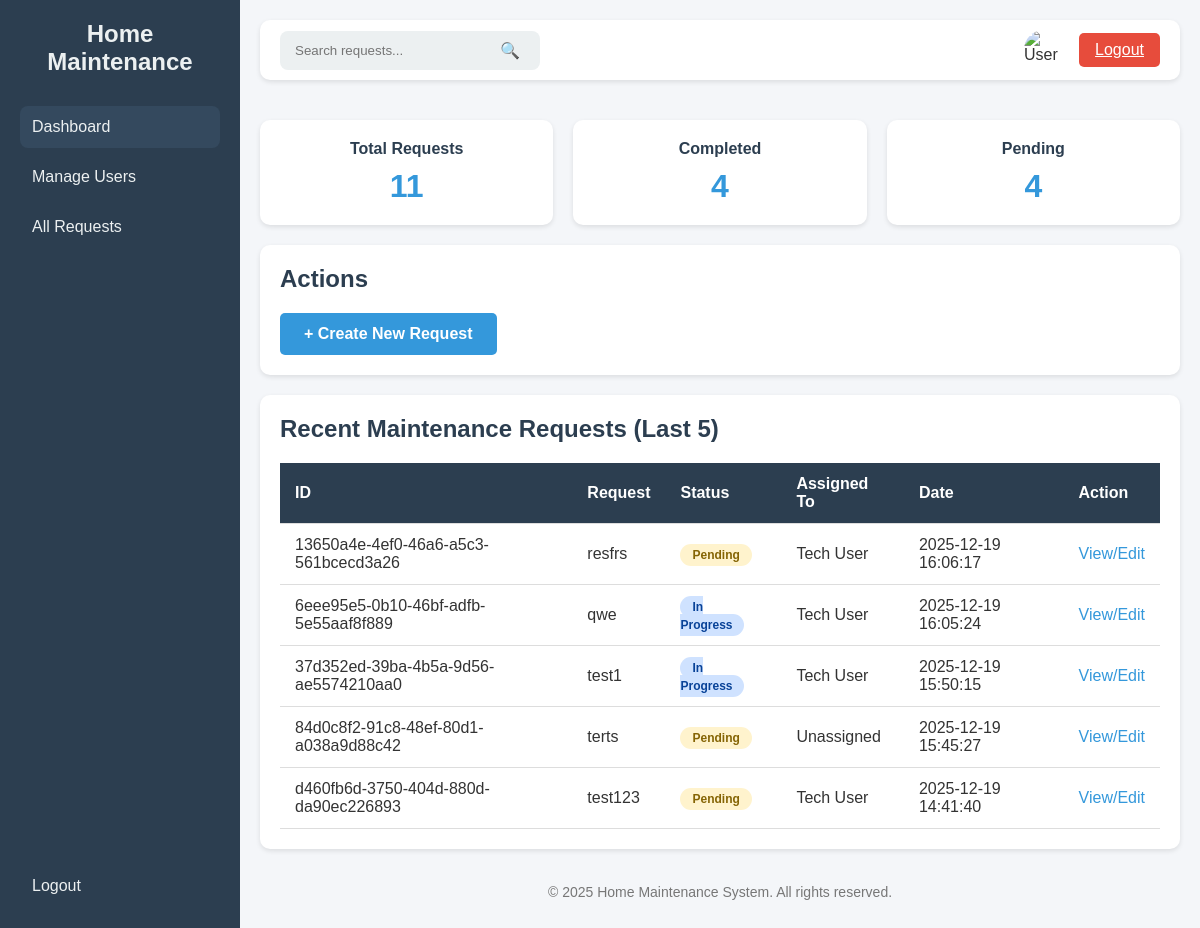
The page /admin/dashboard (signed in) on the database its author committed.
### tables this page shows
CREATE TABLE requests (
        id TEXT PRIMARY KEY,
        title TEXT,
        description TEXT,
        status TEXT,
        assigned_to TEXT,
        date TEXT,
        user_id TEXT,
        FOREIGN KEY(user_id) REFERENCES users(id),
        FOREIGN KEY(assigned_to) REFERENCES users(id)
    );

### app.py (the view, shortened to what this page needs)
@app.route('/admin/dashboard', methods=['GET', 'POST'])
@Role_Authentication(["admin"])
def admin_dashboard():
    conn = get_db_connection()
    search_term = request.args.get('search', '')
    tenants = conn.execute("SELECT id, fname, lname FROM users WHERE role='tenant'").fetchall()
    technicians = conn.execute("SELECT id, fname, lname FROM users WHERE role='technician'").fetchall()
    query = """
        SELECT r.id, r.title, r.status, r.date,
               u.fname AS assigned_fname, u.lname AS assigned_lname
        FROM requests r
        LEFT JOIN users u ON r.assigned_to = u.id
    """
    params = []
    if search_term:
        query += " WHERE r.title LIKE ? OR r.status LIKE ? "
        search_like = f'%{search_term}%'
        params.extend([search_like, search_like])
    query += " ORDER BY r.date DESC LIMIT 5"
    recent = conn.execute(query, params).fetchall()
    total_requests = conn.execute("SELECT COUNT(*) FROM requests").fetchone()[0]
    completed = conn.execute("SELECT COUNT(*) FROM requests WHERE status='Completed'").fetchone()[0]
    pending = conn.execute("SELECT COUNT(*) FROM requests WHERE status='Pending'").fetchone()[0]
    formatted_recent = []
    for req in recent:
        assigned_to_name = f"{req['assigned_fname']} {req['assigned_lname']}" if req['assigned_fname'] else 'Unassigned'
        formatted_recent.append({
            'id': req['id'],
            'title': req['title'],
            'status': req['status'],
            'assigned_to': assigned_to_name,
            'date': req['date']
        })
    conn.close()
    return render_template('admin_dashboard.html',
                           role=session.get('role'),
                           total_requests=total_requests,
                           completed=completed,
                           pending=pending,
                           recent=formatted_recent,
                           tenants=tenants,
                           technicians=technicians,
                           search_term=search_term,
                           active_page='dashboard')

### app.py (called while the page is built)
def get_db_connection():
    conn = sqlite3.connect(DB_NAME)
    conn.row_factory = sqlite3.Row
    return conn

def Role_Authentication(allowed_roles):
    def decorator(f):
        @wraps(f)
        def decorated_function(*args, **Kwargs):
            if 'role' not in session:
                flash('Access denied. Please log in.')
                return redirect(url_for("login"))
            if session['role'] not in allowed_roles:
                flash('Access denied. Insufficient privileges.')
                return redirect(url_for("dashboard"))
            return f(*args, **Kwargs)
        return decorated_function
    return decorator

### templates/admin_dashboard.html (shortened to what this page needs)
<!DOCTYPE html>
<html lang="en">
<head>
</head>
<body>
<div class="sidebar">
    <div>
        <h2>Home Maintenance</h2>
            <a href="{{ url_for('admin_dashboard') }}" class="{% if active_page == 'dashboard' %}active{% endif %}">Dashboard</a>
            <a href="{{ url_for('admin_users') }}" class="{% if active_page == 'users' %}active{% endif %}">Manage Users</a>
            <a href="{{ url_for('admin_all_requests') }}" class="{% if active_page == 'all_requests' %}active{% endif %}">All Requests</a>
    </div>
    <div>
        <a href="{{ url_for('logout') }}">Logout</a>
    </div>
</div>
<div class="main">
    <div class="top-bar">
        <form action="{{ url_for('admin_dashboard') }}" method="GET" class="search-bar">
            <input type="text" name="search" placeholder="Search requests..." value="{{ request.args.get('search','') }}" />
            <button type="submit">🔍</button>
        </form>
        <div class="user-actions">
            <img src="https://cdn-icons-png.flaticon.com/512/847/847969.png" alt="User" class="user-logo" />
            <a class="logout-btn" href="{{ url_for('logout') }}">Logout</a>
        </div>
    </div>
    <div class="stats">
        <div class="card">
            <h3>Total Requests</h3>
            <p>{{ total_requests }}</p>
        </div>
        <div class="card">
            <h3>Completed</h3>
            <p>{{ completed }}</p>
        </div>
        <div class="card">
            <h3>Pending</h3>
            <p>{{ pending }}</p>
        </div>
    </div>
<div class="content-section">
    <h2>Actions</h2>
    <a href="{{ url_for('admin_create_request') }}"
        style="padding:12px 24px; background:#3498db; color:white; border:none; border-radius:5px; text-decoration:none; display:inline-block; font-weight:bold; font-size:16px;">
            + Create New Request
    </a>
</div>
    <div class="content-section">
        <h2>Recent Maintenance Requests (Last 5)</h2>
        <table>
            <thead>
                <tr>
                    <th>ID</th>
                    <th>Request</th>
                    <th>Status</th>
                    <th>Assigned To</th>
                    <th>Date</th>
                    <th>Action</th>
                </tr>
            </thead>
            <tbody>
                {% for req in recent %}
                <tr>
                    <td>{{ req.id }}</td>
                    <td>{{ req.title }}</td>
                    <td>
                        {% if req.status == 'Pending' %}
                            <span class="status-badge status-pending">Pending</span>
                        {% elif req.status == 'Completed' %}
                            <span class="status-badge status-completed">Completed</span>
                        {% elif req.status == 'In Progress' %}
                            <span class="status-badge status-in-progress">In Progress</span>
                        {% else %}
                            <span class="status-badge">{{ req.status }}</span>
                        {% endif %}
                    </td>
                    <td>{{ req.assigned_to }}</td>
                    <td>{{ req.date }}</td>
                    <td>
                        <a href="{{ url_for('admin_manage_request', request_id=req.id) }}" class="action-link">View/Edit</a>
                    </td>
                </tr>
                {% else %}
                <tr>
                    <td colspan="6">No recent requests found.</td>
                </tr>
                {% endfor %}
            </tbody>
        </table>
    </div>
    <footer>
        <p>&copy; 2025 Home Maintenance System. All rights reserved.</p>
    </footer>
</div>
</body>
</html>

### templates/admin_dashboard.html (style rules this page uses)
* { margin: 0; padding: 0; box-sizing: border-box; }
body { font-family: Arial, sans-serif; display: flex; background: #f4f6f9; min-height: 100vh; color: #333; }
.sidebar { width: 240px; background: #2c3e50; color: #fff; display: flex; flex-direction: column; justify-content: space-between; padding: 20px; }
.sidebar h2 { text-align: center; margin-bottom: 30px; color: #ecf0f1; }
.sidebar a { color: #ecf0f1; text-decoration: none; padding: 12px; border-radius: 8px; display: block; margin: 8px 0; transition: 0.3s; cursor: pointer; }
.sidebar a.active { background: #34495e; }
.main { flex: 1; display: flex; flex-direction: column; padding: 20px; }
.top-bar { display: flex; justify-content: space-between; align-items: center; background: #fff; padding: 10px 20px; border-radius: 10px; box-shadow: 0 2px 5px rgba(0,0,0,0.1); margin-bottom: 20px; }
.search-bar { display: flex; align-items: center; background: #ecf0f1; border-radius: 8px; padding: 5px 10px; }
.search-bar input { border: none; outline: none; background: none; padding: 5px; width: 200px; }
.search-bar button { border: none; background: none; cursor: pointer; font-size: 16px; padding: 5px 10px; }
.user-actions { display: flex; align-items: center; gap: 15px; }
.user-logo { width: 40px; height: 40px; border-radius: 50%; cursor: pointer; }
.logout-btn { padding: 8px 16px; background: #e74c3c; color: white; border: none; border-radius: 5px; cursor: pointer; transition: 0.3s; }
.stats { display: flex; gap: 20px; margin: 20px 0; }
.card { flex: 1; background: #fff; padding: 20px; border-radius: 10px; box-shadow: 0 2px 5px rgba(0,0,0,0.1); text-align: center; }
.card h3 { color: #2c3e50; margin-bottom: 10px; font-size: 16px; }
.card p { font-size: 32px; font-weight: bold; color: #3498db; }
.content-section { background: #fff; padding: 20px; border-radius: 10px; box-shadow: 0 2px 5px rgba(0,0,0,0.1); margin-bottom: 20px; }
.content-section h2 { color: #2c3e50; margin-bottom: 20px; }
table { width: 100%; border-collapse: collapse; }
th, td { padding: 12px 15px; text-align: left; border-bottom: 1px solid #ddd; }
th { background: #2c3e50; color: #fff; font-weight: 600; }
.status-badge { padding: 4px 12px; border-radius: 12px; font-size: 12px; font-weight: bold; }
.status-pending { background: #fff3cd; color: #856404; }
.status-in-progress { background: #cfe2ff; color: #084298; }
.action-link { color: #3498db; text-decoration: none; font-weight: 500; }
footer { text-align: center; margin-top: auto; padding: 15px; font-size: 14px; color: #777; }

### rows shown on the page
requests: id "13650a4e-4ef0-46a6-a5c3-561bcecd3a26", title "resfrs", status "Pending", assigned_to "Tech User", date "2025-12-19 16:06:17"
requests: id "6eee95e5-0b10-46bf-adfb-5e55aaf8f889", title "qwe", status "In Progress", assigned_to "Tech User", date "2025-12-19 16:05:24"
requests: id "37d352ed-39ba-4b5a-9d56-ae5574210aa0", title "test1", status "In Progress", assigned_to "Tech User", date "2025-12-19 15:50:15"
requests: id "84d0c8f2-91c8-48ef-80d1-a038a9d88c42", title "terts", status "Pending", assigned_to "Unassigned", date "2025-12-19 15:45:27"
requests: id "d460fb6d-3750-404d-880d-da90ec226893", title "test123", status "Pending", assigned_to "Tech User", date "2025-12-19 14:41:40"

### other values the page prints
{{ total_requests }} "11"
{{ completed }} "4"
{{ pending }} "4"
